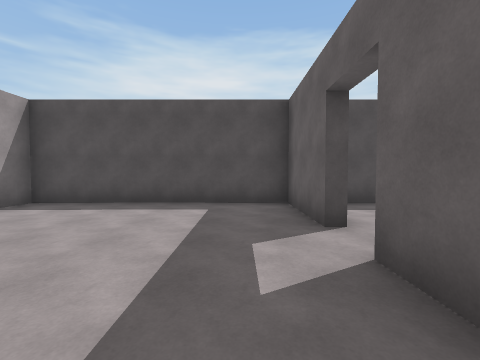
view 1 (above)

12 first-person views from a walk through a 3-D level made in the Unity game engine. The camera is 1.5 m above the floor, tilts 2° down and sees 90° across. The floor is counted in squares, 2 m on a side. Each view is taken from the middle of a square. On the plan, view 1 faces up. The plan holds only what a view shows up to about 9 squares ahead; the rest is blank. The player character is not drawn. Surface patterns are stand-ins for the level's own textures.

view 2
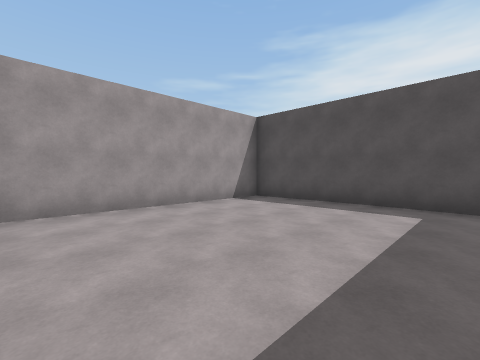

view 3
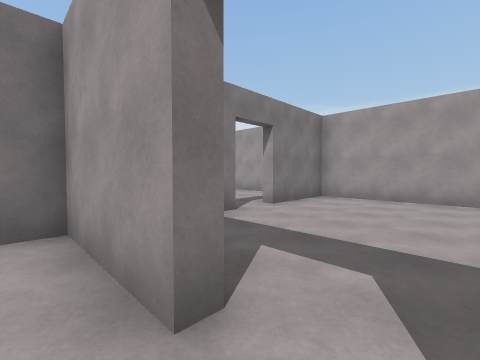

view 4
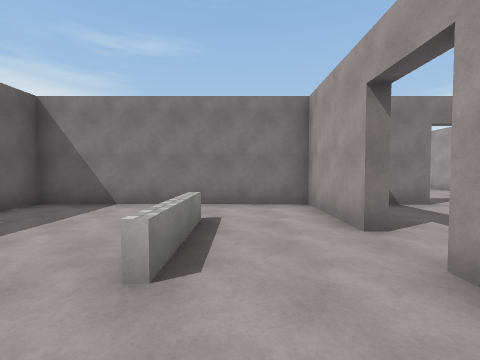

view 5
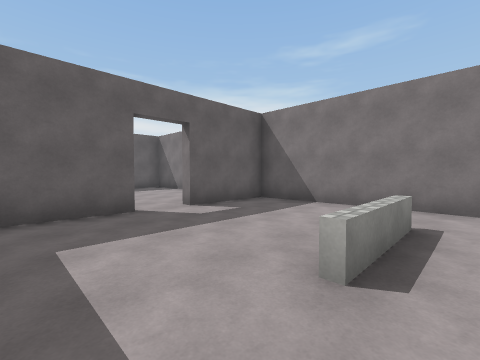

view 6
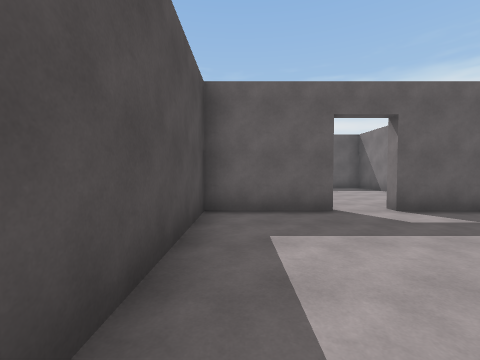

view 7
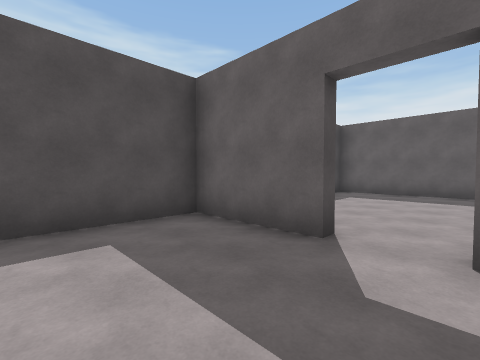

view 8
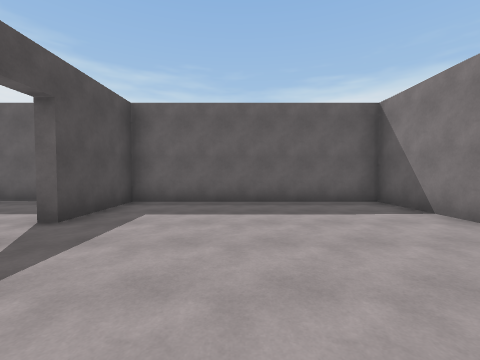

view 9
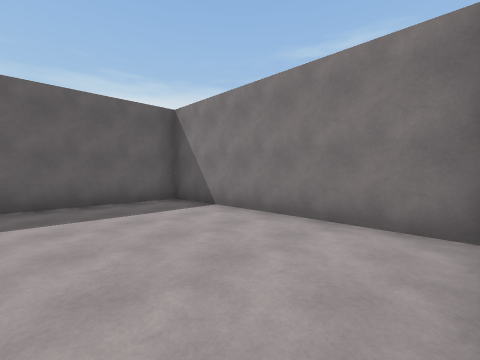

view 10
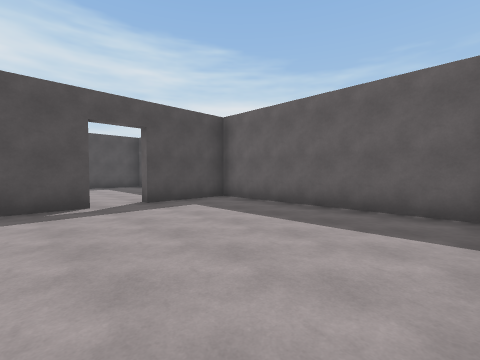

view 11
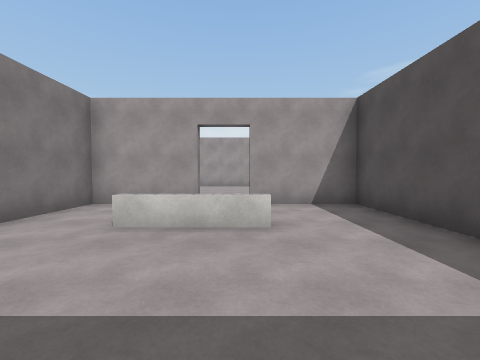

view 12
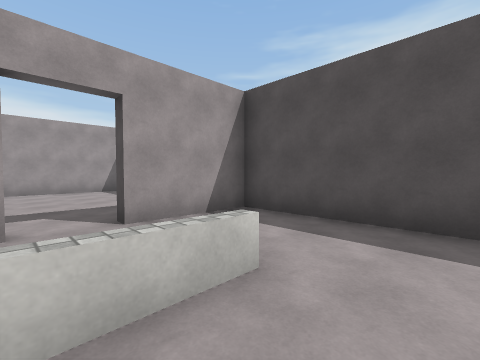

### Floor plan
Points are (right, up) in squares from view 1. A wall is a line through its corners. A room is listed if a view was taken in it or the views show most of it. See-through windows are left out.
Room 1 (views 1, 2)
walls: (1.1, 3.1) (1.1, 5.7) (-4.9, 5.7) (-4.9, -0.4) (-2.5, -0.4); (-1.4, -0.4) (-0.4, -0.4); (1.1, 1.1) (1.1, 2.1)
ways out: opening at (1, 3) to room 2; opening at (-2, -1)
Room 2 (views 3, 4, 5, 6, 7, 8, 9, 11, 12)
walls: (7.5, 3.1) (7.5, 5.7) (1.5, 5.7) (1.5, 3.1); (1.5, 2.1) (1.5, -0.4) (7.5, -0.4) (7.5, 2.1)
low walls: (3.8, 3) (3.8, 1.2); (3.6, 1.2) (3.6, 3.1)
ways out: opening at (1, 3) to room 1; opening at (8, 3) to room 3
Room 3 (view 10)
walls: (10.4, 5.7) (8.9, 5.7); (7.9, -0.4) (14, -0.4) (14, 5.7) (11.5, 5.7)
ways out: opening at (8, 3) to room 2; opening at (11, 6)

Positions as (right, up) in squares from view 1, and headings:
1: (0, 0), facing up
2: (0, 0), facing up-left
3: (2, 3), facing down-left
4: (3, 5), facing down
5: (3, 5), facing down-right
6: (3, 5), facing right
7: (5, 2), facing up-right
8: (8, 3), facing right
9: (8, 3), facing down-right
10: (9, 0), facing up-right
11: (7, 3), facing left
12: (5, 2), facing up-left
